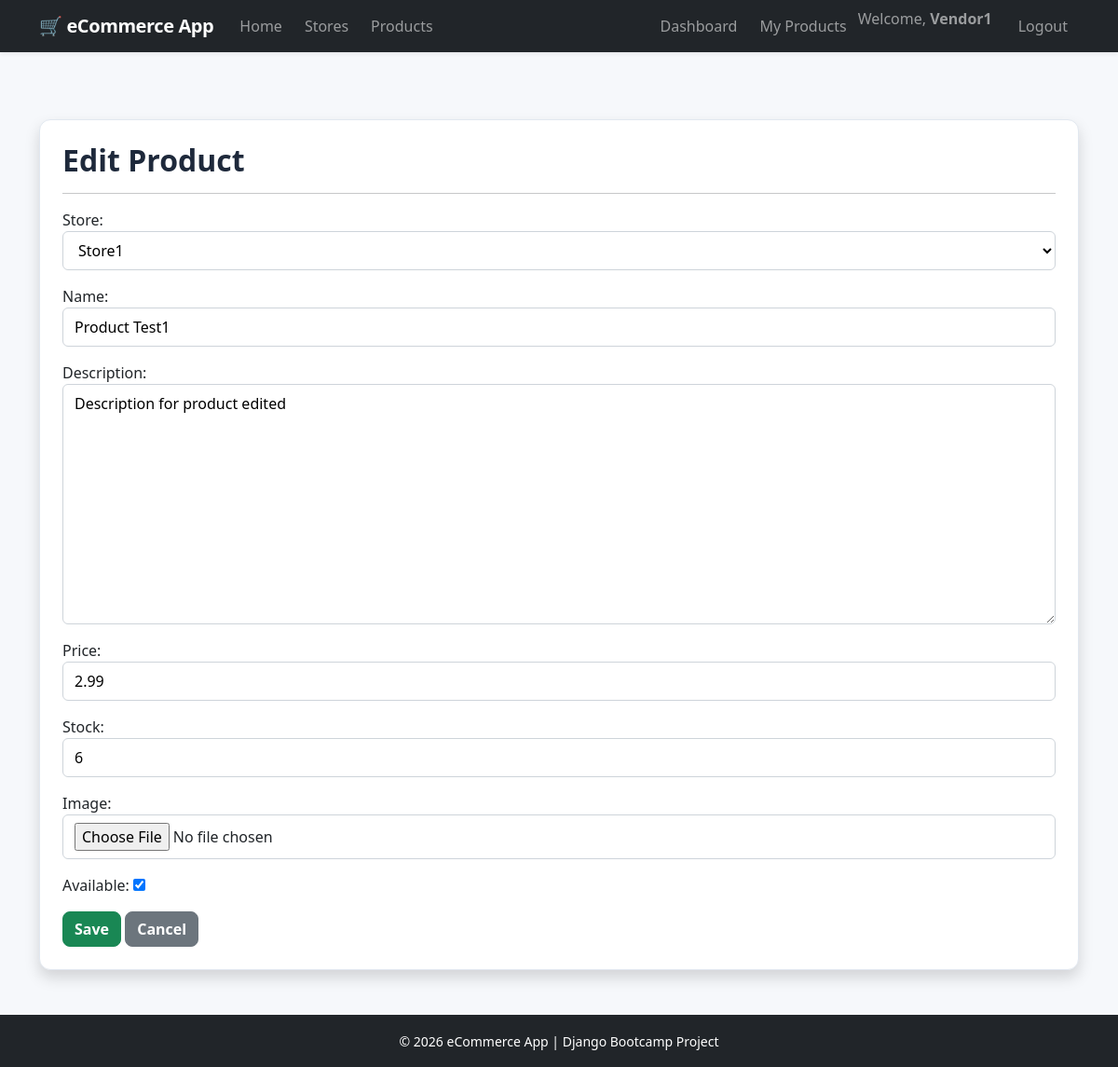
Before: /products/3/edit/ (signed in) with the older database file.
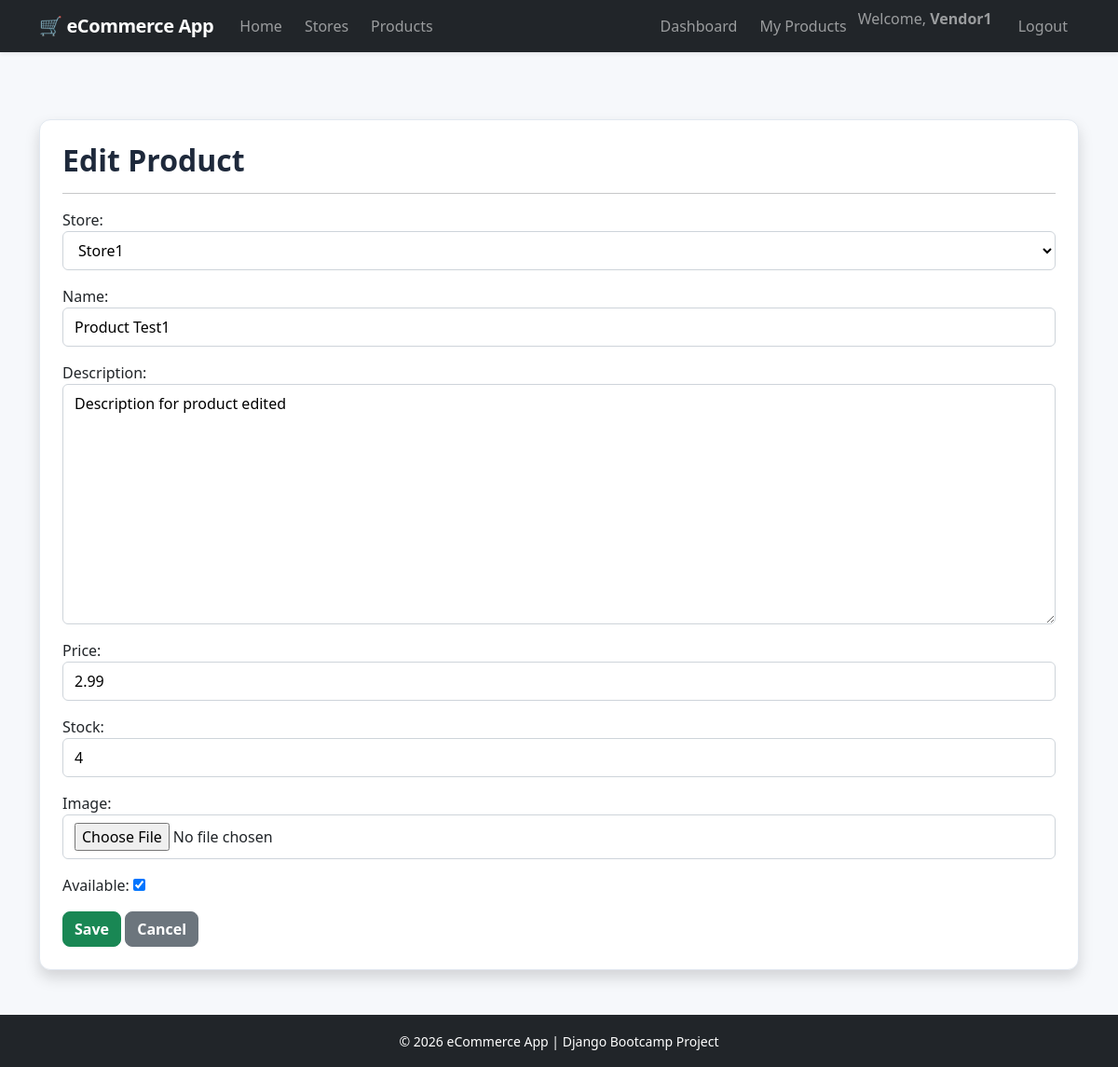
After: the same page with the newer database file.
### Store/models.py (models this page shows, shortened)
class Product(models.Model):
    store = models.ForeignKey(
        Store,
        on_delete=models.CASCADE,
        related_name="products",
    )
    name = models.CharField(
        max_length=100
    )
    description = models.TextField(
        blank=True
    )
    price = models.DecimalField(
        max_digits=10,
        decimal_places=2,
    )
    stock = models.PositiveIntegerField(
        default=0
    )
    image = models.ImageField(
        upload_to="products/",
        blank=True,
        null=True,
    )
    available = models.BooleanField(
        default=True
    )
    created_at = models.DateTimeField(
        auto_now_add=True
    )
    updated_at = models.DateTimeField(
        auto_now=True
    )
    class Meta:
        ordering = ["name"]

### Store/decorators.py (the view)
    @login_required
    def wrapper(request, *args, **kwargs):
        if request.user.groups.filter(name="Vendor").exists():
            return view_func(request, *args, **kwargs)
        raise PermissionDenied

### Store/forms.py
class ProductForm(forms.ModelForm):
    class Meta:
        model = Product
        fields = [
            "store",
            "name",
            "description",
            "price",
            "stock",
            "image",
            "available",
        ]
    def __init__(self, *args, **kwargs):
        user = kwargs.pop("user", None)
        super().__init__(*args, **kwargs)
        if user:
            self.fields["store"].queryset = Store.objects.filter(
                owner=user
            )

### Store/models.py (called while the page is built)
    def __str__(self):
        return self.name

### Store/utils.py (called while the page is built)
def get_vendor_product(request, pk):
    return get_object_or_404(
        Product,
        pk=pk,
        store__owner=request.user
    )

### Store/views.py (called while the page is built, shortened)
@login_required
@vendor_required
def update_product(request, pk):
    product = get_vendor_product(request, pk)
    form = ProductForm(
        request.POST or None,
        request.FILES or None,
        instance=product,
        user=request.user
    )
    return render(
        request,
        "products/product_form.html",
        {
            "form": form,
            "title": "Edit Product",
        },
    )

### templates/products/product_form.html (shortened to what this page needs)
{% extends "base.html" %}
{% block content %}
<div class="card shadow">
<div class="card-body">
<h2>
{{ title }}
</h2>
<hr>
<form method="POST"
      enctype="multipart/form-data">
{{ form.as_p }}
<button class="btn btn-success">
Save
</button>
<a href="{% url 'product_list' %}"
class="btn btn-secondary">
Cancel
</a>
</form>
</div>
</div>
{% endblock %}

Changed rows visible on the page:
changed Product "Store1": stock "6" → "4"
